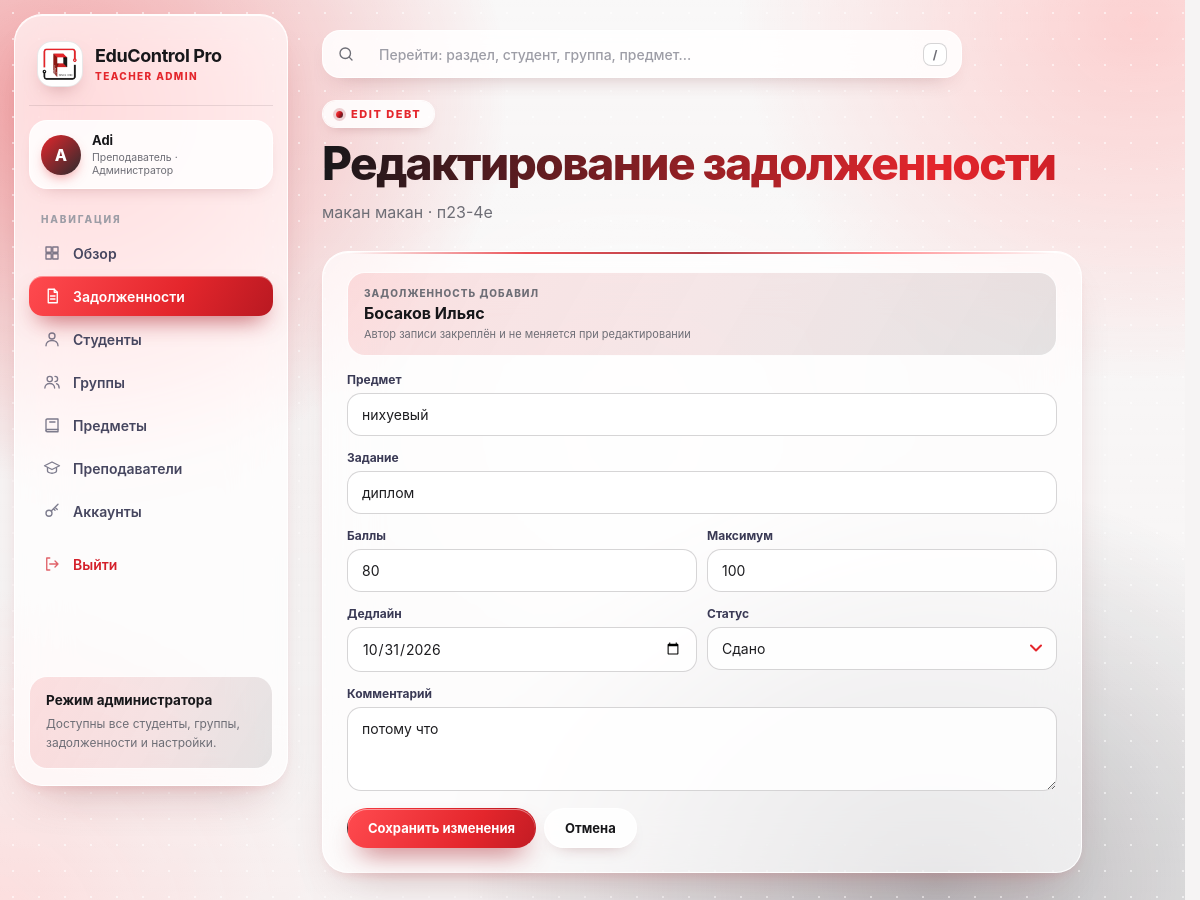
/debts/15/edit (signed in), run on the app's committed database.
### tables this page shows
CREATE TABLE users (
            id INTEGER PRIMARY KEY AUTOINCREMENT,
            username TEXT NOT NULL UNIQUE COLLATE NOCASE,
            password_hash TEXT NOT NULL,
            role TEXT NOT NULL CHECK(role IN ('teacher', 'student')),
            display_name TEXT NOT NULL,
            student_id INTEGER UNIQUE,
            created_at DATE NOT NULL,
            FOREIGN KEY (student_id)
                REFERENCES students(id)
                ON DELETE SET NULL
        );

CREATE TABLE students (
            id INTEGER PRIMARY KEY AUTOINCREMENT,
            full_name TEXT NOT NULL,
            group_id INTEGER NOT NULL,
            FOREIGN KEY (group_id) REFERENCES groups(id) ON DELETE CASCADE
        );

CREATE TABLE groups (
            id INTEGER PRIMARY KEY AUTOINCREMENT,
            group_name TEXT NOT NULL UNIQUE
        );

CREATE TABLE subjects (
            id INTEGER PRIMARY KEY AUTOINCREMENT,
            subject_name TEXT NOT NULL UNIQUE
        );

CREATE TABLE debts (
            id INTEGER PRIMARY KEY AUTOINCREMENT,
            student_id INTEGER NOT NULL,
            subject_id INTEGER NOT NULL,
            assignment_name TEXT NOT NULL,
            repayment_deadline DATE,
            status TEXT NOT NULL DEFAULT 'Не сдано',
            grade INTEGER,
            comment TEXT,
            created_at DATE NOT NULL, score REAL, max_score REAL DEFAULT 100, teacher_user_id INTEGER,
            FOREIGN KEY (student_id) REFERENCES students(id) ON DELETE CASCADE,
            FOREIGN KEY (subject_id) REFERENCES subjects(id) ON DELETE CASCADE
        );

### app.py (the view, shortened to what this page needs)
@app.route(
    "/debts/<int:debt_id>/edit",
    methods=["GET", "POST"]
)
@teacher_required
def edit_debt(debt_id):
    conn = get_db()
    debt = conn.execute("""
        SELECT
            debts.*,
            students.full_name,
            groups.group_name,
            subjects.subject_name,
            teacher.display_name AS teacher_name
        FROM debts
        JOIN students
            ON debts.student_id = students.id
        JOIN groups
            ON students.group_id = groups.id
        JOIN subjects
            ON debts.subject_id = subjects.id
        LEFT JOIN users AS teacher
            ON debts.teacher_user_id = teacher.id
            AND teacher.role = 'teacher'
        WHERE debts.id = ?
    """, (
        debt_id,
    )).fetchone()
    subjects = conn.execute("""
        SELECT *
        FROM subjects
        ORDER BY subject_name
    """).fetchall()
    conn.close()
    return render_template(
        "edit_debt.html",
        active_page="debts",
        debt=debt,
        subjects=subjects
    )

### app.py (called while the page is built, shortened)
def get_db():
    conn = sqlite3.connect(DB_NAME)
    conn.row_factory = sqlite3.Row
    conn.execute("PRAGMA foreign_keys = ON")
    return conn

def current_user():
    user_id = session.get("user_id")
    if not user_id:
        return None
    conn = get_db()
    user = conn.execute("""
        SELECT
            users.*,
            students.full_name AS student_full_name,
            groups.group_name AS student_group_name
        FROM users
        LEFT JOIN students
            ON users.student_id = students.id
        LEFT JOIN groups
            ON students.group_id = groups.id
        WHERE users.id = ?
    """, (user_id,)).fetchone()
    conn.close()
    return user

@app.context_processor
def inject_user():
    return {
        "current_user": current_user()
    }

def teacher_required(view):
    @wraps(view)
    def wrapped(*args, **kwargs):
        user = current_user()
        if user["role"] != "teacher":
            abort(403)
        return view(*args, **kwargs)
    return wrapped

@app.template_filter("num")
def num(value):
    if value is None:
        return "—"
    value = float(value)
    if value.is_integer():
        return str(int(value))
    return f"{value:.1f}"

### templates/edit_debt.html (shortened to what this page needs)
{% extends "base.html" %}
{% block content %}
<section class="hero">
    <div>
        <div class="eyebrow">Edit Debt</div>
        <h2>Редактирование задолженности</h2>
        <p>
            {{ debt.full_name }} · {{ debt.group_name }}
        </p>
    </div>
</section>
<div class="form-page">
    <section class="panel">
        <div class="panel-body">
            <div class="assigned-teacher-box">
                <span>Задолженность добавил</span>
                <strong>
                    {{ debt.teacher_name or 'Автор неизвестен (старая запись)' }}
                </strong>
                <small>
                    Автор записи закреплён и не меняется при редактировании
                </small>
            </div>
            <form method="POST">
                <div class="field">
                    <label>Предмет</label>
                    <input
                        name="subject_name"
                        list="subjects-list"
                        value="{{ debt.subject_name }}"
                        required
                    >
                </div>
                <div class="field">
                    <label>Задание</label>
                    <input
                        name="assignment_name"
                        value="{{ debt.assignment_name }}"
                        required
                    >
                </div>
                <div class="grid2">
                    <div class="field">
                        <label>Баллы</label>
                        <input
                            type="number"
                            step="0.1"
                            min="0"
                            name="score"
                            value="{{ '' if debt.score is none else debt.score|num }}"
                        >
                    </div>
                    <div class="field">
                        <label>Максимум</label>
                        <input
                            type="number"
                            step="0.1"
                            min="1"
                            name="max_score"
                            value="{{ '' if debt.max_score is none else debt.max_score|num }}"
                        >
                    </div>
                </div>
                <div class="grid2">
                    <div class="field">
                        <label>Дедлайн</label>
                        <input
                            type="date"
                            name="repayment_deadline"
                            value="{{ debt.repayment_deadline or '' }}"
                        >
                    </div>
                    <div class="field">
                        <label>Статус</label>
                        <select name="status">
                            {% for status in [
                                'Не сдано',
                                'На пересдаче',
                                'Просрочено',
                                'Сдано'
                            ] %}
                                <option
                                    value="{{ status }}"
                                    {% if debt.status == status %}selected{% endif %}
                                >
                                    {{ status }}
                                </option>
                            {% endfor %}
                        </select>
                    </div>
                </div>
                <div class="field">
                    <label>Комментарий</label>
                    <textarea name="comment">{{ debt.comment or '' }}</textarea>
                </div>
                <div class="inline">
                    <button class="btn btn-primary">
                        Сохранить изменения
                    </button>
                    <a class="btn btn-soft" href="{{ url_for('debts_page') }}">
                        Отмена
                    </a>
                </div>
            </form>
        </div>
    </section>
</div>
{% endblock %}

### templates/base.html (shortened to what this page needs)
<!DOCTYPE html>
<html lang="ru">
<head>
    <link
        rel="stylesheet"
        href="{{ url_for('static', filename='style.css') }}"
    >
</head>
<body>
{% if current_user %}
<div class="shell">
    <aside class="sidebar" id="sidebar">
        <div class="brand">
            <div class="logo">{% include "_logo.html" %}</div>
            <div>
                <h1>EduControl Pro</h1>
                <small>
                    {% if current_user.role == 'teacher' %}
                        Teacher Admin
                    {% else %}
                        Student Cabinet
                    {% endif %}
                </small>
            </div>
        </div>
        <div class="user-card">
            <div class="user-avatar">
                {{ current_user.display_name[:1]|upper }}
            </div>
            <div class="user-card-text">
                <strong>{{ current_user.display_name }}</strong>
                <span>
                    {% if current_user.role == 'teacher' %}
                        Преподаватель · Администратор
                    {% else %}
                        Студент
                    {% endif %}
                </span>
            </div>
        </div>
        <div class="nav-label">
            Навигация
        </div>
        <nav class="nav">
        {% if current_user.role == 'teacher' %}
            <a
                class="{% if active_page == 'dashboard' %}active{% endif %}"
                href="{{ url_for('dashboard') }}"
            >
                <svg class="ico" viewBox="0 0 24 24"><path d="M4 4h7v7H4zM13 4h7v7h-7zM4 13h7v7H4zM13 13h7v7h-7z"/></svg>
                Обзор
            </a>
            <a
                class="{% if active_page == 'debts' %}active{% endif %}"
                href="{{ url_for('debts_page') }}"
            >
                <svg class="ico" viewBox="0 0 24 24"><path d="M7 3h8l4 4v14H7z"/><path d="M15 3v4h4M10 12h6M10 16h6"/></svg>
                Задолженности
            </a>
            <a
                class="{% if active_page == 'students' %}active{% endif %}"
                href="{{ url_for('students_page') }}"
            >
                <svg class="ico" viewBox="0 0 24 24"><circle cx="12" cy="8" r="4"/><path d="M4 21c0-4.4 3.6-7 8-7s8 2.6 8 7"/></svg>
                Студенты
            </a>
            <a
                class="{% if active_page == 'groups' %}active{% endif %}"
                href="{{ url_for('groups_page') }}"
            >
                <svg class="ico" viewBox="0 0 24 24"><circle cx="9" cy="8" r="3.5"/><path d="M2.5 20c0-3.6 2.9-6 6.5-6s6.5 2.4 6.5 6"/><path d="M16 4.5a3.5 3.5 0 010 7M18 14.3c2 .8 3.5 2.6 3.5 5.7"/></svg>
                Группы
            </a>
            <a
                class="{% if active_page == 'subjects' %}active{% endif %}"
                href="{{ url_for('subjects_page') }}"
            >
                <svg class="ico" viewBox="0 0 24 24"><path d="M4 5.5C4 4.7 4.7 4 5.5 4H20v14H5.5A1.5 1.5 0 004 19.5z"/><path d="M4 19.5A1.5 1.5 0 005.5 21H20v-3M9 8h7"/></svg>
                Предметы
            </a>
            <a
                class="{% if active_page == 'teachers' %}active{% endif %}"
                href="{{ url_for('teachers_page') }}"
            >
                <svg class="ico" viewBox="0 0 24 24"><path d="M2 9l10-5 10 5-10 5z"/><path d="M6 11.5V16c0 1.4 2.7 3 6 3s6-1.6 6-3v-4.5"/></svg>
                Преподаватели
            </a>
            <a
                class="{% if active_page == 'accounts' %}active{% endif %}"
                href="{{ url_for('accounts_page') }}"
            >
                <svg class="ico" viewBox="0 0 24 24"><circle cx="8" cy="15" r="4"/><path d="M11 12l9-9M16 7l3 3M14 9l2 2"/></svg>
                Аккаунты
            </a>
        {% endif %}
            <a
                class="logout"
                href="{{ url_for('logout') }}"
            >
                <svg class="ico" viewBox="0 0 24 24"><path d="M9 4H5v16h4M16 8l4 4-4 4M20 12H9"/></svg>
                Выйти
            </a>
        </nav>
        <div class="side-card">
            {% if current_user.role == 'teacher' %}
                <strong>Режим администратора</strong>
                <span>
                    Доступны все студенты, группы,
                    задолженности и настройки.
                </span>
            {% else %}
                <strong>Личный кабинет</strong>
                <span>
                    Вам доступны только ваши
                    собственные учебные данные.
                </span>
            {% endif %}
        </div>
    </aside>
    <main class="main">
        {% include "_navsearch.html" %}
        {% block content %}{% endblock %}
    </main>
</div>
{% else %}
    {% block auth_content %}{% endblock %}
{% endif %}
</body>
</html>

### templates/_navsearch.html (shortened to what this page needs)
<div class="navsearch" id="navsearch" role="search">
    <svg class="ico navsearch-ico" viewBox="0 0 24 24"><circle cx="11" cy="11" r="7"/><path d="M20 20l-3.5-3.5"/></svg>
    <input
        id="navsearch-input"
        class="navsearch-input"
        type="text"
        autocomplete="off"
        spellcheck="false"
        placeholder="{% if current_user.role == 'teacher' %}Перейти: раздел, студент, группа, предмет…{% else %}Перейти: раздел сайта…{% endif %}"
        aria-label="Поиск по сайту"
        aria-controls="navsearch-list"
        aria-expanded="false"
    >
    <kbd class="navsearch-kbd" id="navsearch-kbd">/</kbd>
</div>

### data on the page
users: display_name "A", display_name "Adi"
students: full_name "макан макан"
groups: group_name "п23-4е"
users: display_name "Босаков Ильяс"
subjects: subject_name "нихуевый"
debts: assignment_name "диплом", score "80", max_score "100", repayment_deadline "10/31/2026", status "Сдано", comment "потому что"
